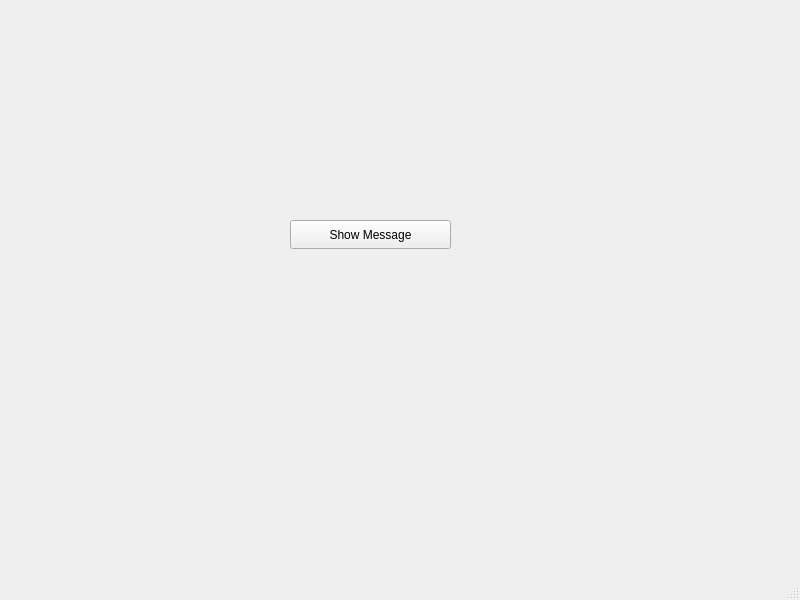
<?xml version="1.0" encoding="UTF-8"?>
<ui version="4.0">
 <class>MainWindow</class>
 <widget class="QMainWindow" name="MainWindow">
  <property name="geometry">
   <rect>
    <x>0</x>
    <y>0</y>
    <width>800</width>
    <height>600</height>
   </rect>
  </property>
  <property name="windowTitle">
   <string>MainWindow</string>
  </property>
  <widget class="QWidget" name="centralwidget">
   <widget class="QPushButton" name="pushButton">
    <property name="geometry">
     <rect>
      <x>290</x>
      <y>220</y>
      <width>161</width>
      <height>29</height>
     </rect>
    </property>
    <property name="text">
     <string>Show Message</string>
    </property>
   </widget>
  </widget>
  <widget class="QMenuBar" name="menubar">
   <property name="geometry">
    <rect>
     <x>0</x>
     <y>0</y>
     <width>800</width>
     <height>26</height>
    </rect>
   </property>
  </widget>
  <widget class="QStatusBar" name="statusbar"/>
 </widget>
 <resources/>
 <connections/>
</ui>
